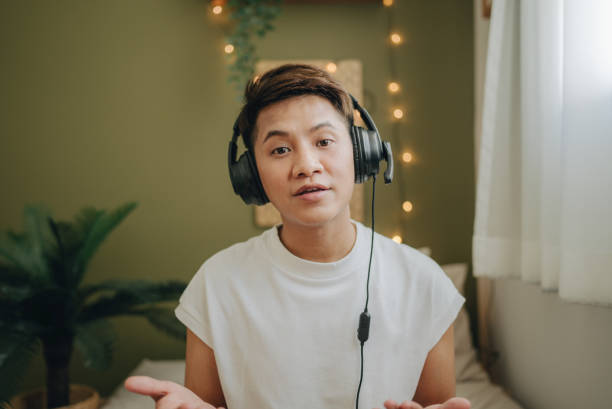
#> input picture Image_processing/im2.jpg, 612 x 409 px
$ python img_rotate.py
#> lines starting #> are read from the running program, lines starting #| are printed output that depends on the picture
import cv2

img = cv2.imread('im2.jpg')
#> img is the input picture: shape (409, 612, 3); mean B, G, R 94.9, 116.3, 122.5
(h, w) = img.shape[:2]
#> h = 409; w = 612
center = (w // 2, h // 2)
#> center = (306, 204)

matrix = cv2.getRotationMatrix2D(center, 90, 1.0)
rotated = cv2.warpAffine(img, matrix, (w, h))
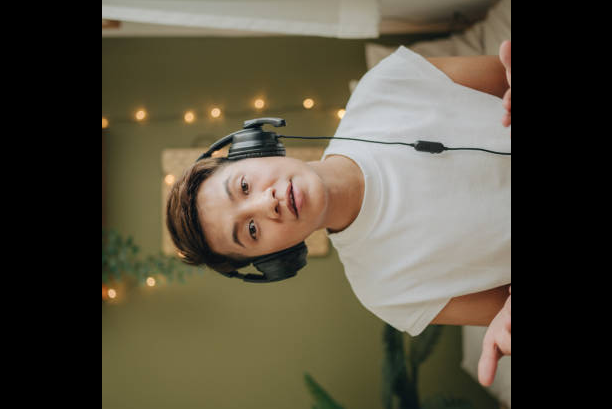
#> rotated: shape (409, 612, 3); mean B, G, R 62.5, 78.3, 84.6

cv2.imshow('Rotated Image', rotated)
cv2.waitKey(0)
cv2.destroyAllWindows()
